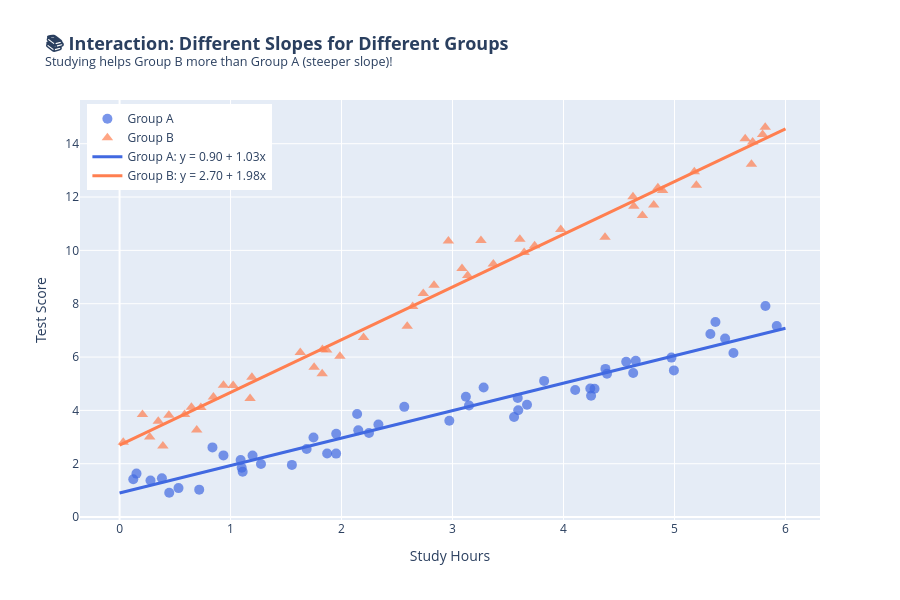

Notebook source saved alongside this figure:
### Code cell
# ============================================
# Interactive Demo: Interactions with Categorical Variables
# ============================================

# Scenario: Study hours affect test scores differently for two groups
np.random.seed(42)
n_students = 100

# Generate data
study_hours = np.random.uniform(0, 6, n_students)
group = np.random.choice(['A', 'B'], n_students)
is_group_b = (group == 'B').astype(int)

# True model with interaction:
# Group A: score = 1 + 1*hours
# Group B: score = 2.5 + 2*hours  (different intercept AND slope!)
theta_0 = 1      # intercept for Group A
theta_1 = 1      # slope for Group A
theta_2 = 1.5    # additional intercept for Group B
theta_3 = 1      # additional slope for Group B

score = (theta_0 + theta_1 * study_hours + 
         theta_2 * is_group_b + 
         theta_3 * study_hours * is_group_b + 
         np.random.normal(0, 0.5, n_students))

interaction_df = pd.DataFrame({
    'Study_Hours': study_hours,
    'Group': group,
    'Is_Group_B': is_group_b,
    'Score': score
})

# Fit model with interaction
interaction_df['Interaction'] = interaction_df['Study_Hours'] * interaction_df['Is_Group_B']
X_interaction = interaction_df[['Study_Hours', 'Is_Group_B', 'Interaction']]
model_interaction = LinearRegression()
model_interaction.fit(X_interaction, score)

# Create visualization
fig = go.Figure()

colors_group = {'A': 'royalblue', 'B': 'coral'}
symbols_group = {'A': 'circle', 'B': 'triangle-up'}

for grp in ['A', 'B']:
    mask = interaction_df['Group'] == grp
    fig.add_trace(go.Scatter(
        x=interaction_df.loc[mask, 'Study_Hours'],
        y=interaction_df.loc[mask, 'Score'],
        mode='markers',
        marker=dict(size=10, color=colors_group[grp], symbol=symbols_group[grp], opacity=0.7),
        name=f'Group {grp}'
    ))

# Fitted lines
x_range = np.linspace(0, 6, 100)

# Group A: intercept + slope*x
y_A = model_interaction.intercept_ + model_interaction.coef_[0] * x_range
# Group B: (intercept + coef_B) + (slope + interaction)*x
y_B = (model_interaction.intercept_ + model_interaction.coef_[1] + 
       (model_interaction.coef_[0] + model_interaction.coef_[2]) * x_range)

fig.add_trace(go.Scatter(
    x=x_range, y=y_A,
    mode='lines',
    line=dict(color='royalblue', width=3),
    name=f'Group A: y = {model_interaction.intercept_:.2f} + {model_interaction.coef_[0]:.2f}x'
))

fig.add_trace(go.Scatter(
    x=x_range, y=y_B,
    mode='lines',
    line=dict(color='coral', width=3),
    name=f'Group B: y = {model_interaction.intercept_ + model_interaction.coef_[1]:.2f} + {model_interaction.coef_[0] + model_interaction.coef_[2]:.2f}x'
))

fig.update_layout(
    title=dict(
        text='<b>📚 Interaction: Different Slopes for Different Groups</b><br><sup>Studying helps Group B more than Group A (steeper slope)!</sup>',
        font=dict(size=18)
    ),
    xaxis_title='Study Hours',
    yaxis_title='Test Score',
    width=900,
    height=600,
    legend=dict(yanchor="top", y=0.99, xanchor="left", x=0.01)
)

fig.show()

print("\n📊 Model with Interaction:")
print("="*60)
print(f"\nFull model: Score = θ₀ + θ₁·Hours + θ₂·IsGroupB + θ₃·(Hours × IsGroupB)")
print(f"\n  θ₀ (intercept): {model_interaction.intercept_:.3f}")
print(f"  θ₁ (hours effect): {model_interaction.coef_[0]:.3f}")
print(f"  θ₂ (Group B intercept shift): {model_interaction.coef_[1]:.3f}")
print(f"  θ₃ (Group B slope shift): {model_interaction.coef_[2]:.3f}")
print(f"\n🔍 Interpretation:")
print(f"  • Group A baseline score: {model_interaction.intercept_:.2f}")
print(f"  • Group A: +{model_interaction.coef_[0]:.2f} score per study hour")
print(f"  • Group B baseline score: {model_interaction.intercept_ + model_interaction.coef_[1]:.2f}")
print(f"  • Group B: +{model_interaction.coef_[0] + model_interaction.coef_[2]:.2f} score per study hour")
print(f"\n💡 The interaction term captures that studying is MORE effective for Group B!")

### Figure 1 — Plotly figure (JSON) as saved in the notebook; plotly's stock layout.template omitted (floating-point values rounded to 4 significant figures)
{"data": [{"marker": {"color": "royalblue", "opacity": 0.7, "size": 10, "symbol": "circle"}, "mode": "markers", "name": "Group A", "type": "scatter", "x": [2.247, 4.392, 3.592, 0.936, 4.248, 0.1235, 5.819, 4.995, 1.274, 1.091, 1.1, 3.149, 1.747, 3.671, 0.837, 1.198, 3.554, 0.2787, 4.105, 2.971, 5.456, 1.553, 1.87, 3.12, 3.28, 1.109, 4.651, 5.369, 3.587, 5.531, 0.531, 1.952, 2.332, 4.972, 2.141, 1.686, 0.4473, 5.921, 4.241, 4.628, 2.151, 0.3814, 1.951, 4.378, 3.825, 5.323, 0.7176, 4.279, 4.565, 2.565, 0.1525], "y": [3.151, 5.375, 4.008, 2.312, 4.548, 1.417, 7.915, 5.499, 1.991, 2.141, 1.849, 4.183, 2.984, 4.211, 2.612, 2.312, 3.751, 1.371, 4.765, 3.614, 6.693, 1.957, 2.383, 4.514, 4.86, 1.699, 5.857, 7.317, 4.465, 6.154, 1.086, 3.123, 3.47, 5.979, 3.867, 2.553, 0.9119, 7.163, 4.818, 5.404, 3.258, 1.458, 2.38, 5.557, 5.106, 6.865, 1.029, 4.811, 5.822, 4.133, 1.63]}, {"marker": {"color": "coral", "opacity": 0.7, "size": 10, "symbol": "triangle-up"}, "mode": "markers", "name": "Group B", "type": "scatter", "x": [5.704, 0.9361, 0.3485, 5.197, 3.607, 1.825, 2.592, 1.753, 2.198, 2.736, 4.711, 3.085, 3.645, 1.023, 0.3903, 5.693, 5.794, 4.85, 1.828, 0.586, 2.641, 0.7322, 0.2063, 3.975, 5.818, 5.637, 1.176, 0.2714, 1.628, 3.256, 0.8455, 4.813, 4.633, 1.192, 0.03313, 4.893, 4.374, 0.4443, 0.6952, 5.179, 3.74, 1.985, 1.866, 2.833, 3.368, 4.626, 2.963, 3.136, 0.6473], "y": [14.06, 4.944, 3.593, 12.44, 10.41, 5.376, 7.152, 5.614, 6.735, 8.38, 11.31, 9.324, 9.92, 4.937, 2.662, 13.23, 14.35, 12.35, 6.281, 3.845, 7.898, 4.111, 3.846, 10.78, 14.62, 14.19, 4.444, 3.004, 6.17, 10.37, 4.504, 11.7, 11.66, 5.242, 2.803, 12.25, 10.49, 3.817, 3.268, 12.94, 10.17, 6.029, 6.261, 8.693, 9.492, 12.01, 10.35, 9.058, 4.12]}, {"line": {"color": "royalblue", "width": 3}, "mode": "lines", "name": "Group A: y = 0.90 + 1.03x", "type": "scatter", "x": [0.0, 0.06061, 0.1212, 0.1818, 0.2424, 0.303, 0.3636, 0.4242, 0.4848, 0.5455, 0.6061, 0.6667, 0.7273, 0.7879, 0.8485, 0.9091, 0.9697, 1.03, 1.091, 1.152, 1.212, 1.273, 1.333, 1.394, 1.455, 1.515, 1.576, 1.636, 1.697, 1.758, 1.818, 1.879, 1.939, 2.0, 2.061, 2.121, 2.182, 2.242, 2.303, 2.364, 2.424, 2.485, 2.545, 2.606, 2.667, 2.727, 2.788, 2.848, 2.909, 2.97, 3.03, 3.091, 3.152, 3.212, 3.273, 3.333, 3.394, 3.455, 3.515, 3.576, 3.636, 3.697, 3.758, 3.818, 3.879, 3.939, 4.0, 4.061, 4.121, 4.182, 4.242, 4.303, 4.364, 4.424, 4.485, 4.545, 4.606, 4.667, 4.727, 4.788, 4.848, 4.909, 4.97, 5.03, 5.091, 5.152, 5.212, 5.273, 5.333, 5.394, 5.455, 5.515, 5.576, 5.636, 5.697, 5.758, 5.818, 5.879, 5.939, 6.0], "y": [0.9031, 0.9654, 1.028, 1.09, 1.153, 1.215, 1.277, 1.34, 1.402, 1.464, 1.527, 1.589, 1.652, 1.714, 1.776, 1.839, 1.901, 1.964, 2.026, 2.088, 2.151, 2.213, 2.275, 2.338, 2.4, 2.463, 2.525, 2.587, 2.65, 2.712, 2.774, 2.837, 2.899, 2.962, 3.024, 3.086, 3.149, 3.211, 3.274, 3.336, 3.398, 3.461, 3.523, 3.585, 3.648, 3.71, 3.773, 3.835, 3.897, 3.96, 4.022, 4.084, 4.147, 4.209, 4.272, 4.334, 4.396, 4.459, 4.521, 4.584, 4.646, 4.708, 4.771, 4.833, 4.895, 4.958, 5.02, 5.083, 5.145, 5.207, 5.27, 5.332, 5.394, 5.457, 5.519, 5.582, 5.644, 5.706, 5.769, 5.831, 5.893, 5.956, 6.018, 6.081, 6.143, 6.205, 6.268, 6.33, 6.393, 6.455, 6.517, 6.58, 6.642, 6.704, 6.767, 6.829, 6.892, 6.954, 7.016, 7.079]}, {"line": {"color": "coral", "width": 3}, "mode": "lines", "name": "Group B: y = 2.70 + 1.98x", "type": "scatter", "x": [0.0, 0.06061, 0.1212, 0.1818, 0.2424, 0.303, 0.3636, 0.4242, 0.4848, 0.5455, 0.6061, 0.6667, 0.7273, 0.7879, 0.8485, 0.9091, 0.9697, 1.03, 1.091, 1.152, 1.212, 1.273, 1.333, 1.394, 1.455, 1.515, 1.576, 1.636, 1.697, 1.758, 1.818, 1.879, 1.939, 2.0, 2.061, 2.121, 2.182, 2.242, 2.303, 2.364, 2.424, 2.485, 2.545, 2.606, 2.667, 2.727, 2.788, 2.848, 2.909, 2.97, 3.03, 3.091, 3.152, 3.212, 3.273, 3.333, 3.394, 3.455, 3.515, 3.576, 3.636, 3.697, 3.758, 3.818, 3.879, 3.939, 4.0, 4.061, 4.121, 4.182, 4.242, 4.303, 4.364, 4.424, 4.485, 4.545, 4.606, 4.667, 4.727, 4.788, 4.848, 4.909, 4.97, 5.03, 5.091, 5.152, 5.212, 5.273, 5.333, 5.394, 5.455, 5.515, 5.576, 5.636, 5.697, 5.758, 5.818, 5.879, 5.939, 6.0], "y": [2.695, 2.815, 2.935, 3.055, 3.174, 3.294, 3.414, 3.534, 3.654, 3.774, 3.893, 4.013, 4.133, 4.253, 4.373, 4.493, 4.612, 4.732, 4.852, 4.972, 5.092, 5.212, 5.331, 5.451, 5.571, 5.691, 5.811, 5.931, 6.05, 6.17, 6.29, 6.41, 6.53, 6.65, 6.769, 6.889, 7.009, 7.129, 7.249, 7.369, 7.489, 7.608, 7.728, 7.848, 7.968, 8.088, 8.208, 8.327, 8.447, 8.567, 8.687, 8.807, 8.927, 9.046, 9.166, 9.286, 9.406, 9.526, 9.646, 9.765, 9.885, 10.01, 10.12, 10.24, 10.36, 10.48, 10.6, 10.72, 10.84, 10.96, 11.08, 11.2, 11.32, 11.44, 11.56, 11.68, 11.8, 11.92, 12.04, 12.16, 12.28, 12.4, 12.52, 12.64, 12.76, 12.88, 13.0, 13.12, 13.24, 13.36, 13.48, 13.6, 13.72, 13.84, 13.96, 14.08, 14.2, 14.32, 14.44, 14.56]}], "layout": {"height": 600, "legend": {"x": 0.01, "xanchor": "left", "y": 0.99, "yanchor": "top"}, "title": {"font": {"size": 18}, "text": "<b>📚 Interaction: Different Slopes for Different Groups</b><br><sup>Studying helps Group B more than Group A (steeper slope)!</sup>"}, "width": 900, "xaxis": {"title": {"text": "Study Hours"}}, "yaxis": {"title": {"text": "Test Score"}}}}
